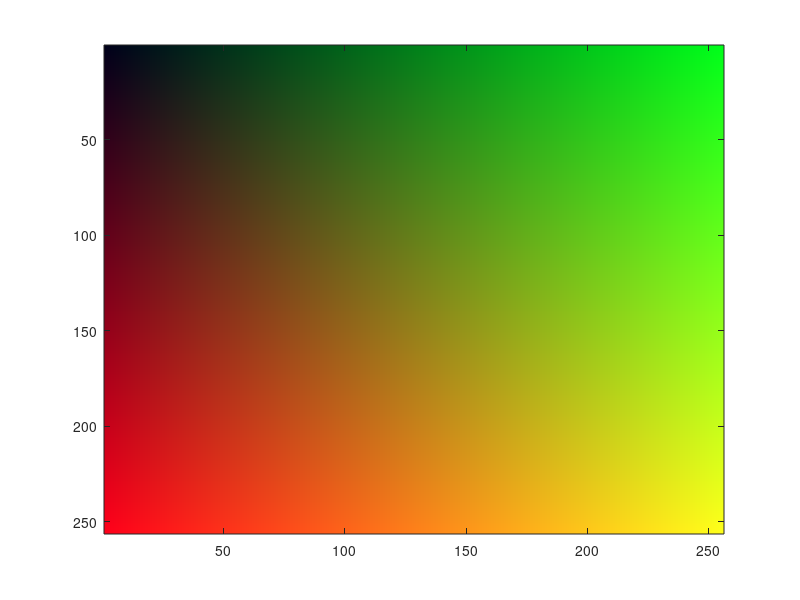
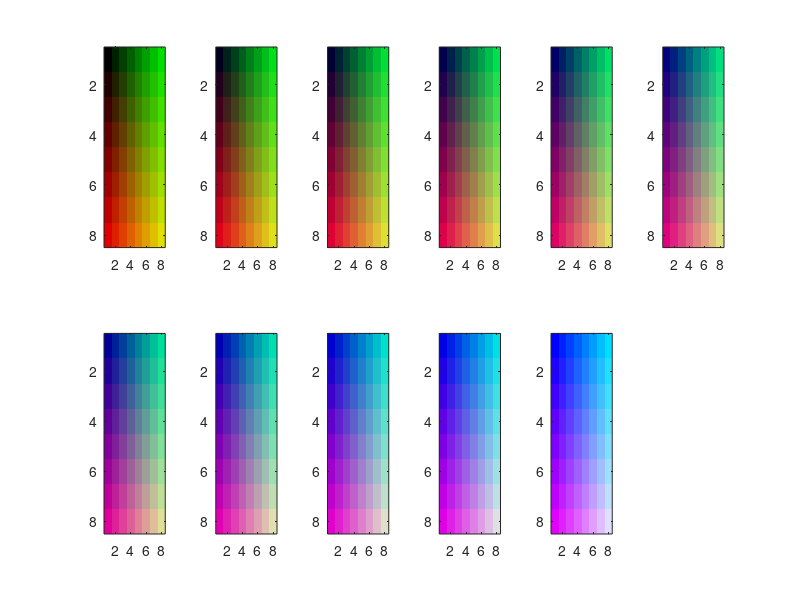

MATLAB code to generate these figures, in order:
% script for dividing up rgb space into color categories.


% so the rgb space is all possible combinations of 3 256 element vectors.
% so 256^3 =  16,777,216 possible colors which is a lot


% we would like to assign every element in that space to an arbitrary
% number of color categories.  one way would be to write down the name for
% every color which is insane.  it would actually be faster to hand label
% every match in the eagleman database!



% berlin and kay color categories: black, blue, brown, grey, green, orange,
% pink, purple, red, white, and yellow


% so want to assign every point in the rgb cube one of these 11 color names

% what is an easy way to do that?

% one thing is that we only need to find the boundaries.  so for example,
% if we just looked at the 255 slices where the bottom slice is b = 0 (that
% is where we make r->x, g->y, z->b) then you could imagine a graphical
% interface where you label the boundaries with a color name
% (or better a pair of color names representing the boundary?) and then the
% interior is automatically completed.

% make rgb matrix

rgb = [0:255;0:255;0:255]';

% make a matrix for color categories (this is a cube);

colornames = zeros(256,256,256);

% each rgb value is then an index to colornames.


% and then we need a readout table


% look at an rgb slice at %bv blue value
bv=.1;
figure;
r = repmat([0:255]',1,256);
r=r/255;
g= r';
b=bv*ones(256,256);

slice = cat(3, r, g, b);
imagesc(slice);



figure;
% try down sampling sample look at an rgb slice
for i=0:10
bv=i*.1;
subplot(2,6,i+1);
r = repmat([0:32:255]',1,8);
r=r/256;
g= r';
b=bv*ones(8,8);

slice = cat(3, r, g, b);
imagesc(slice);

end

% here we have 11 blue values and 16 x 16 resolution in the red/green
% dimension which is 2816 color values


% could also do 8*8*10 which would be 640 trials

% I should probably just do both to see if one turns out better than the
% other



% so the easiest thing is just to do some low resolution naming.



% so we want a program where we can submit a mxnxp (r g b) matrix
% we also want to submit a list of color choices to assign to each entry
% and their corresponding numbers

%  it should show all the entries in random order and allow the user to
%  supply a label for each entry

% output is the color list and labeled matrix and a version of that matrix
% which is scaled to the full color space, though that could be a separate
% function.  it may not be necessary to scale up, as you could down sample
% the color vectors submitted for classification



% 





